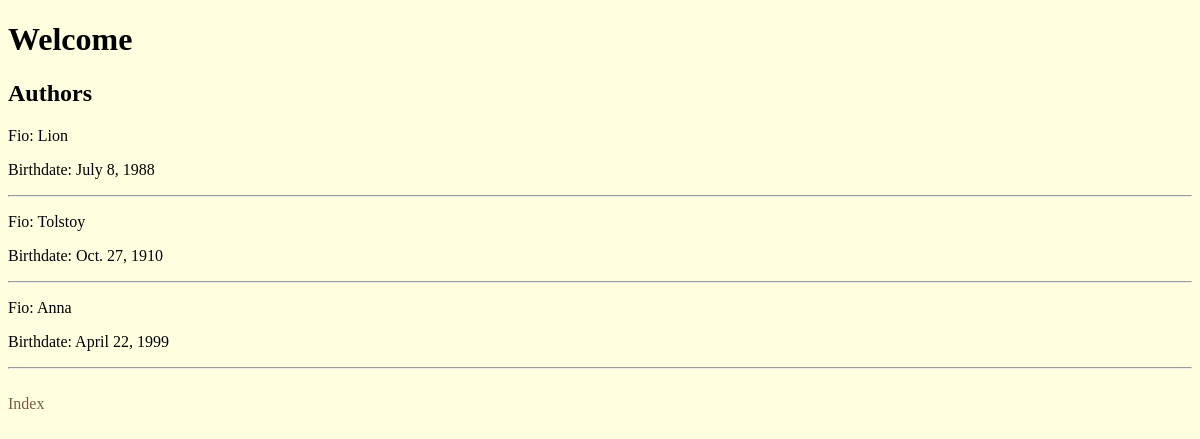
Screenshot of /authors/ with the database file from the repository.
### fresh_app/models.py (models this page shows, shortened)
class Author(models.Model):
    fio = models.CharField(max_length=100)
    birth_date = models.DateField()

### fresh_app/views.py (the view)
# urls.py: path('authors/', AuthorListView.as_view(), name='author-list'),
class AuthorListView(ListView):
    template_name = 'main/author_list.html'
    model = Author
    context_object_name = 'authors'
    def get_queryset(self):
        fio_start = self.kwargs.get('fio_start')
        if fio_start:
            return Author.objects.filter(fio__startswith=fio_start)
        return Author.objects.all()

### templates/main/author_list.html
{% extends 'base.html' %}
{% load static %}
{% block style %}
<link rel="stylesheet" href="{% static 'css/style.css' %}">
{% endblock style %}
{% block content %}
<h1>Welcome</h1>
<h2>Authors</h2>
{% for author in authors %}
<p>Fio: {{author.fio}}</p>
<p>Birthdate: {{author.birth_date}}</p>
<hr>
{% endfor %}
<br><a href="{% url 'index' %}">Index</a>
{% endblock %}

### static/css/style.css (style rules this page uses)
body { background: lightyellow; }
a { color: #785A46; text-decoration: none; }

### rows the page displays
Author: fio "Lion", birth_date "July 8, 1988"
Author: fio "Tolstoy", birth_date "Oct. 27, 1910"
Author: fio "Anna", birth_date "April 22, 1999"
